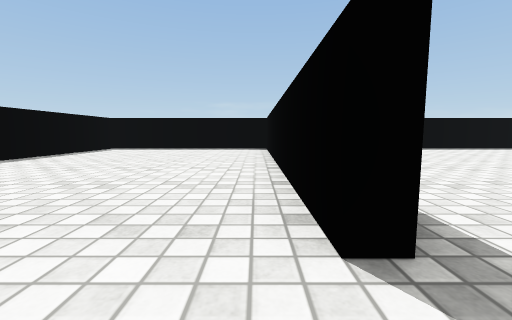
View 1 (above)

12 first-person views from a walk through a Unity game level. The camera is 0.51 m above the floor, tilts 6° down and sees 90° across. The floor is counted in squares, 1 m on a side. Each view is taken from the middle of a square. On the plan, view 1 faces up. The plan holds only what a view shows up to about 9 squares ahead; the rest is blank. The player character is not drawn. Surface patterns are stand-ins for the level's own textures.

View 2
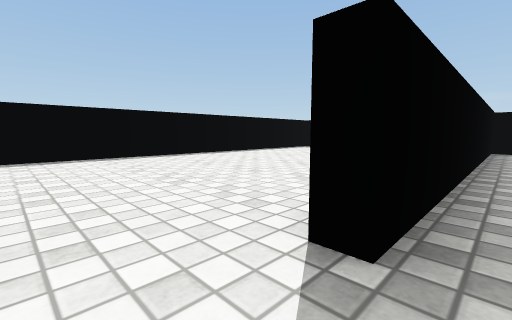

View 3
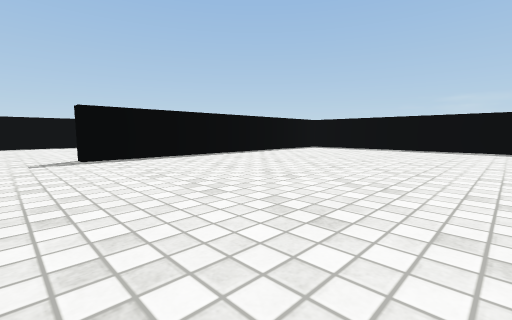

View 4
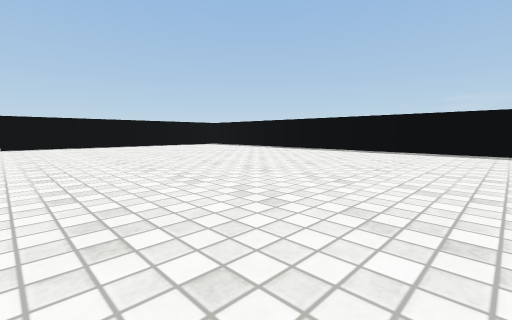

View 5
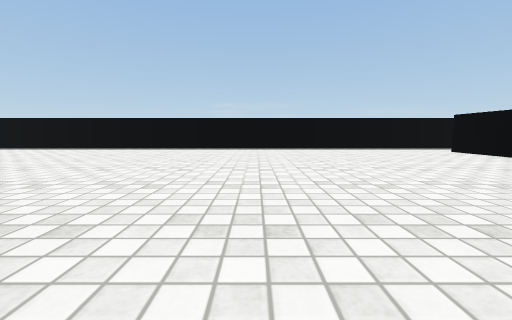

View 6
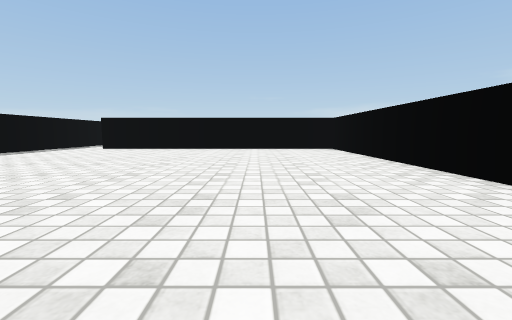

View 7
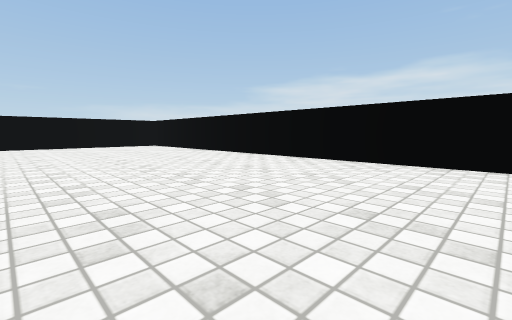

View 8
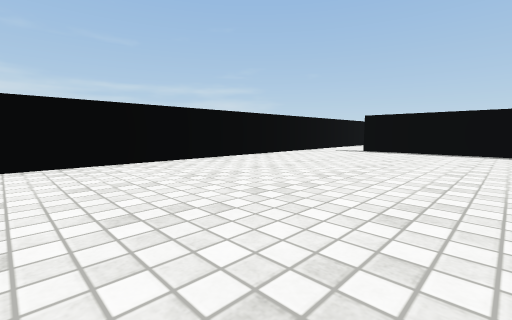

View 9
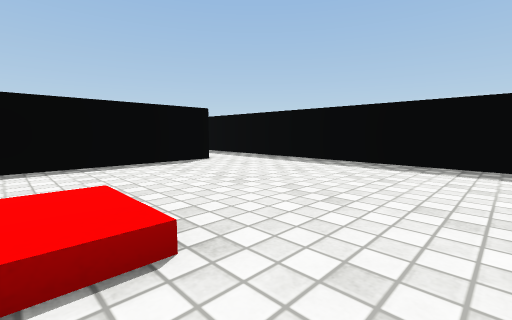

View 10
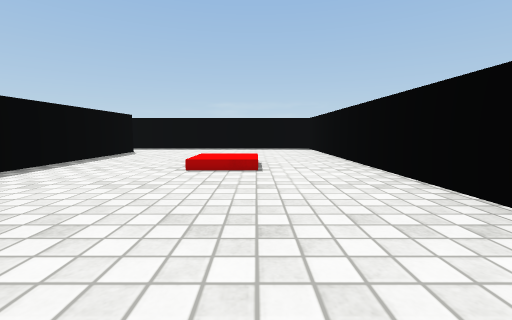

View 11
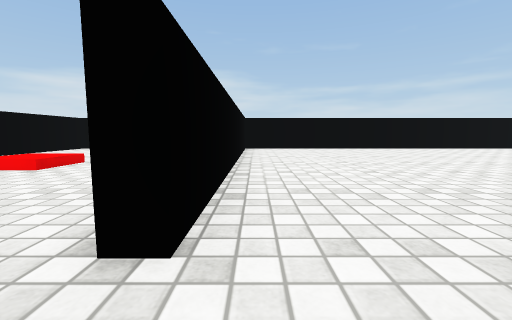

View 12
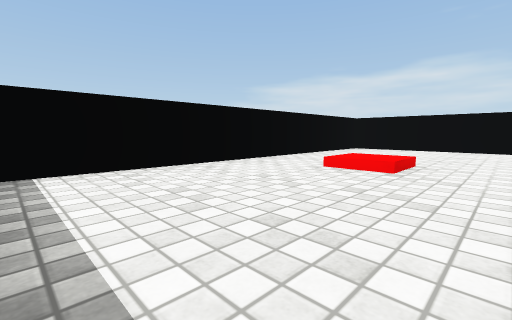

### Floor plan
Points are (right, up) in squares from view 1. A wall is a line through its corners. A room is listed if a view was taken in it or the views show most of it. See-through windows are left out.
Room 1 (views 1, 2)
walls: (0.4, 5.9) (0.4, 8.1); (0.7, 1) (0.2, 1); (-0.4, -0.5) (1.6, -0.5); (0.4, 8.5) (-4.7, 8.5) (-4.7, -0.1)
ways out: opening at (1, 0.5) to room 2
Room 2 (views 3, 4, 5, 6, 7, 8, 11)
walls: (9.5, -0.5) (18.3, -0.5) (18.3, 7); (1.6, -0.5) (4.6, -0.5); (18.4, 8.5) (0.7, 8.5) (0.7, 1)
ways out: opening at (1, 0.5) to room 1; opening at (19, 8) to room 3
Room 3 (views 9, 10, 12)
walls: (23.7, 5.4) (23.7, 8.5) (18.4, 8.5); (18.7, 7) (18.7, 4.5); (19.9, -0.5) (23.7, -0.5) (23.7, 3.9)
ways out: opening at (19, 8) to room 2

Where each view was taken, in squares from view 1:
view 1: 0 up, 0 right, facing up
view 2: 0 up, 1 right, facing up-left
view 3: 0 up, 6 right, facing up-left
view 4: 1 up, 11 right, facing up-left
view 5: 0 up, 13 right, facing up
view 6: 2 up, 10 right, facing right
view 7: 4 up, 8 right, facing down-right
view 8: 4 up, 8 right, facing down-left
view 9: 4 up, 23 right, facing up-left
view 10: 0 up, 22 right, facing up
view 11: 8 up, 18 right, facing down
view 12: 8 up, 20 right, facing down-right
